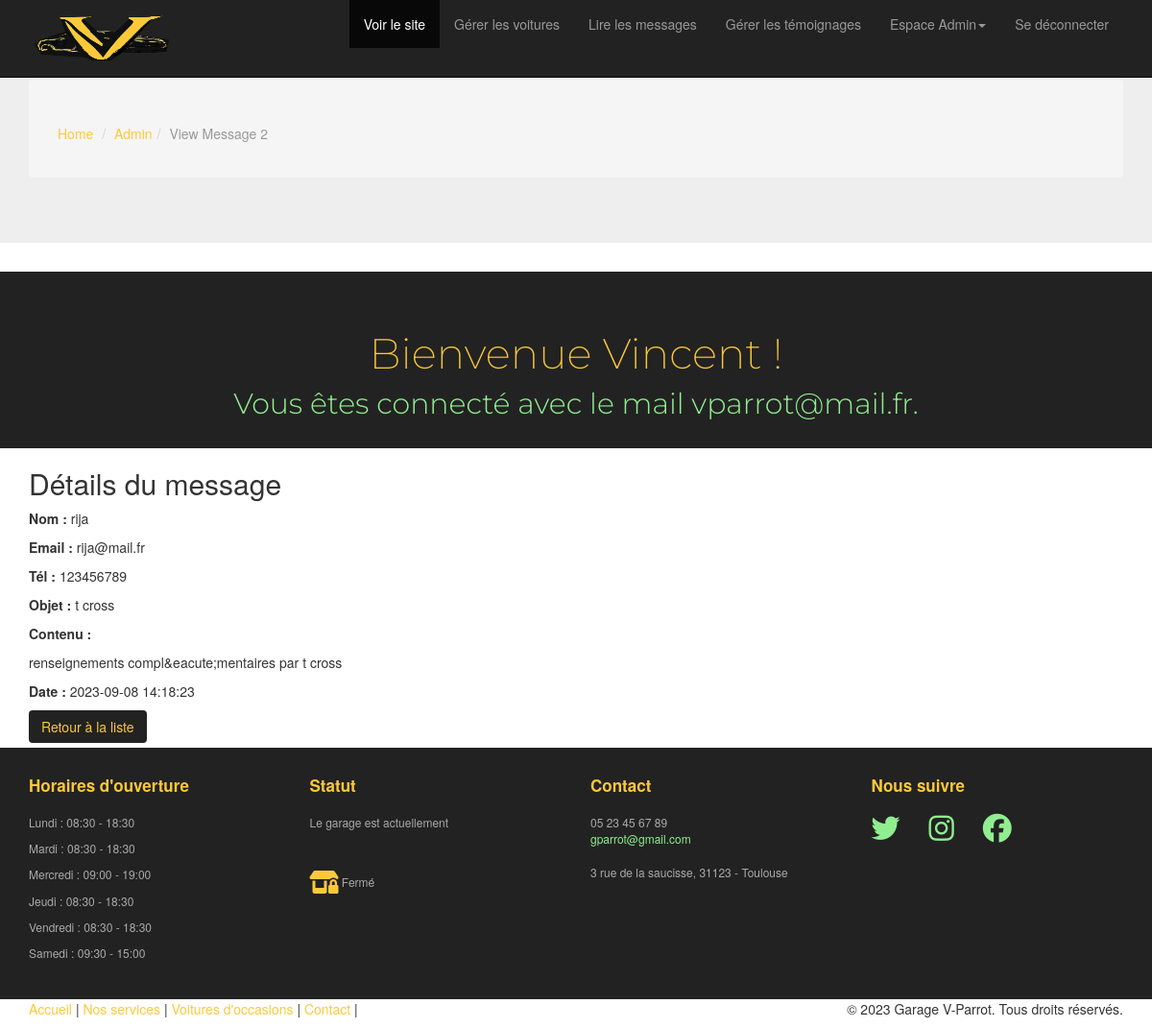
The page /admin/view-message.php?id=2 (signed in) on the database its author committed.
### tables this page shows
CREATE TABLE `contact_forms` (
  `id` int(11) NOT NULL AUTO_INCREMENT,
  `cars_id` int(11) DEFAULT NULL,
  `name` varchar(50) NOT NULL,
  `email` varchar(255) NOT NULL,
  `phone_number` varchar(20) NOT NULL,
  `object` varchar(20) NOT NULL,
  `content` longtext NOT NULL,
  `created_at` datetime NOT NULL DEFAULT current_timestamp(),
  PRIMARY KEY (`id`),
  KEY `contact_forms_cars_id_fk` (`cars_id`),
  CONSTRAINT `contact_forms_cars_id_fk` FOREIGN KEY (`cars_id`) REFERENCES `cars` (`id`),
  CONSTRAINT `contact_forms_ibfk_1` FOREIGN KEY (`cars_id`) REFERENCES `cars` (`id`)
);

CREATE TABLE `opening_hours` (
  `id` int(11) NOT NULL AUTO_INCREMENT,
  `users_id` int(11) NOT NULL,
  `day` varchar(20) NOT NULL,
  `opening_time` time NOT NULL,
  `closing_time` time NOT NULL,
  PRIMARY KEY (`id`),
  KEY `opening_hours_users_id_fk` (`users_id`),
  CONSTRAINT `opening_hours_ibfk_1` FOREIGN KEY (`users_id`) REFERENCES `users` (`id`),
  CONSTRAINT `opening_hours_users_id_fk` FOREIGN KEY (`users_id`) REFERENCES `users` (`id`)
);

### admin/view-message.php (the view, shortened to what this page needs)
<?php
include 'partials/header.php';
if (isset($_GET['id'])) {
    $messageId = $_GET['id'];
} else {
    header('Location: admin/messages.php');
    exit();
}
$query = "SELECT * FROM contact_forms WHERE id = :messageId";
$messageStatement = $pdo->prepare($query);
$messageStatement->bindParam(':messageId', $messageId, PDO::PARAM_INT);
$messageStatement->execute();
$message = $messageStatement->fetch(PDO::FETCH_ASSOC);
?>
<div class="container">
    <h2>Détails du message</h2>
    <p><strong>Nom :</strong> <?= htmlspecialchars($message['name'], ENT_QUOTES, 'UTF-8'); ?></p>
    <p><strong>Email :</strong> <?= htmlspecialchars($message['email'], ENT_QUOTES, 'UTF-8'); ?></p>
    <p><strong>Tél :</strong> <?= htmlspecialchars($message['phone_number'], ENT_QUOTES, 'UTF-8'); ?></p>
    <p><strong>Objet :</strong> <?= htmlspecialchars($message['object'], ENT_QUOTES, 'UTF-8'); ?></p>
    <p><strong>Contenu :</strong></p>
    <p><?= htmlspecialchars($message['content'], ENT_QUOTES, 'UTF-8'); ?></p>
    <p><strong>Date :</strong> <?= htmlspecialchars($message['created_at'], ENT_QUOTES, 'UTF-8'); ?></p>
    <a href="messages.php" class="btn btn-primary">Retour à la liste</a>
</div>
<?php include 'partials/footer.php'; ?>

### admin/partials/footer.php (shortened to what this page needs)
<footer id="footer" class="top-space">
    <div class="footer">
        <div class="container">
            <div class="row">
                <div class="col-md-3 widget">
                    <h3 class="widget-title">Horaires d'ouverture</h3>
                    <div class="widget-body">
                        <?php
                        $days = array(
                            "Lundi" => 1,
                            "Mardi" => 2,
                            "Mercredi" => 3,
                            "Jeudi" => 4,
                            "Vendredi" => 5,
                            "Samedi" => 6,
                        );
                        $horaire_query = "SELECT day, opening_time, closing_time FROM opening_hours";
                        $horaire_stmt = $pdo->query($horaire_query);
                        if ($horaire_stmt) {
                            $horaire_result = $horaire_stmt->fetchAll(PDO::FETCH_ASSOC);
                            foreach ($horaire_result as $row) {
                                $day = $row['day'];
                                $opening_time = date("H:i", strtotime($row['opening_time']));
                                $closing_time = date("H:i", strtotime($row['closing_time']));
                                if (isset($days[$day])) {
                                    echo "<p>{$day} : $opening_time - $closing_time </p>";
                                }
                            }
                        } else {
                            echo "<p>Les horaires d'ouverture ne sont pas disponibles.</p>";
                        }
                        ?>
                    </div>
                </div>
                <div class="col-md-3 widget">
                    <h3 class="widget-title">Statut</h3>
                    <div class="widget-body">
                        <?php
                        $garageStatus = "<i class='fa-solid fa-shop-lock fa-2xl' style='color:#fdc939'></i> Fermé";
                        echo "<p>Le garage est actuellement</p><br><br><p>$garageStatus</p>";
                        ?>
                    </div>
                </div>
                <div class="col-md-3 widget">
                    <h3 class="widget-title">Contact</h3>
                    <div class="widget-body">
                        <p>05 23 45 67 89<br>
                            <a href="mailto:#">gparrot@gmail.com</a><br>
                            <br>
                            3 rue de la saucisse, 31123 - Toulouse
                        </p>
                    </div>
                </div>
                <div class="col-md-3 widget">
                    <h3 class="widget-title">Nous suivre</h3>
                    <div class="widget-body">
                        <p class="follow-me-icons">
                            <a href=""><i class="fa-brands fa-twitter"></i></a>
                            <a href=""><i class="fa-brands fa-instagram"></i></a>
                            <a href=""><i class="fa-brands fa-facebook"></i></a>
                        </p>
                    </div>
                </div>
            </div>
        </div>
    </div>
    <div class="footer2">
        <div class="container">
            <div class="row">
                <div class="col-md-6 widget">
                    <div class="widget-body">
                        <p class="simplenav">
                            <a href="<?= ROOT_URL . 'index.php' ?>">Accueil</a> |
                            <a href="<?= ROOT_URL . 'services.php' ?>">Nos services</a> |
                            <a href="<?= ROOT_URL . 'vents.php' ?>">Voitures d'occasions</a> |
                            <a href="<?= ROOT_URL . 'contact.php' ?>">Contact</a> |
                        </p>
                    </div>
                </div>
                <div class="col-md-6 widget">
                    <div class="widget-body">
                        <p class="text-right">&copy; 2023 Garage V-Parrot. Tous droits réservés.</p>
                    </div>
                </div>
            </div>
        </div>
</footer>
</body>
</html>

### admin/assets/css/main.css (style rules this page uses)
.top-space { margin-top: 5px; }
.footer { background: #222; padding: 30px 0 0 0; font-size: 12px; color: #aaa; }
.footer a { color: #90ee90; }
.footer .widget { margin-bottom:30px; }
.footer .widget-title { font-size: 17px; font-weight: bold; color: #fdc939; margin: 0 0 20px; }
.follow-me-icons { font-size:30px; }
.follow-me-icons i { float:left; margin:0 30px 0 0; }

### rows shown on the page
contact_forms: name "rija", email "rija@mail.fr", phone_number "123456789", object "t cross", content "renseignements compl&eacute;mentaires par t cross", created_at "2023-09-08 14:18:23"
opening_hours: day "Lundi", opening_time "08:30", closing_time "18:30"
opening_hours: day "Mardi", opening_time "08:30", closing_time "18:30"
opening_hours: day "Mercredi", opening_time "09:00", closing_time "19:00"
opening_hours: day "Jeudi", opening_time "08:30", closing_time "18:30"
opening_hours: day "Vendredi", opening_time "08:30", closing_time "18:30"
opening_hours: day "Samedi", opening_time "09:30", closing_time "15:00"

### other values the page prints
$page_title "Admin"
$page_title "View Message 2"
$_SESSION['user_name'] "Vincent"
$_SESSION['user_email'] "vparrot@mail.fr"
